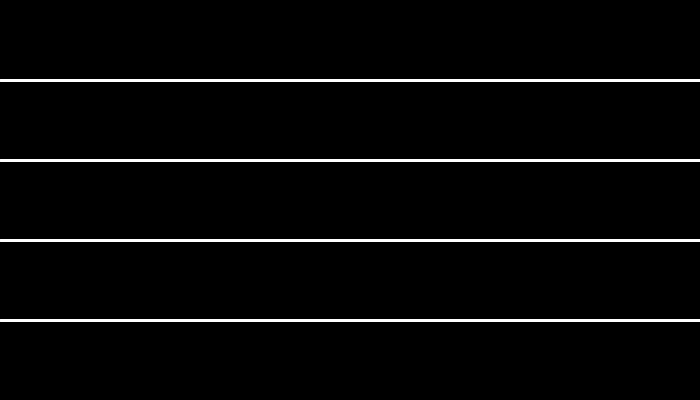
Frame 1 (no input)
Frame 60 (the mouse pressed at the canvas centre just before this capture): identical to frame 1, image omitted
Frame 120 (the mouse held since frame 60 and released just before this capture): identical to frame 1, image omitted

The Processing sketch that drew this single still picture (run headless with seeded random() and noise(); from frame 60 on, the mouse is pressed at the canvas centre):

// Processing sketch: processing_41519
// ── processing_41519.pde

int count = 4;
float space;

float ypos[] = new float[count];
float vib1[] = new float [count] ;
float vib2[] = new float [count];
float diff;

float a = random(79,81);
int mouseval = 0;
int stroke1 = 255;
int stroke2 = 0;
float vib = random(158,162);
int col = 100;






void setup() {

  size(700,400);
  background(0);
  space = height/(count +1.0);
  float curry = space;

  int i = 0;
  while ( i < count) {
    ypos[i] = curry;
    curry = curry + space;
    i = i + 1;
  }
}

void draw() {
  background(0);
  stroke(255);
  strokeWeight(3);


  smooth();

  int i = 0;
  while ( i < count) {
    if(mouseY > ypos[i] - 10 && mouseY< ypos[i] +10) {
      
     
      diff = abs(mouseY-pmouseY)/ 3.0;
      if( diff < 2){
      diff = 2;}
      line(0,ypos[i]+ random(-diff,diff),700, ypos[i]+random(-diff,diff));
    }

    else {
      line(0,ypos[i],700, ypos[i]);
    }

    i = i+1;
  }
}
